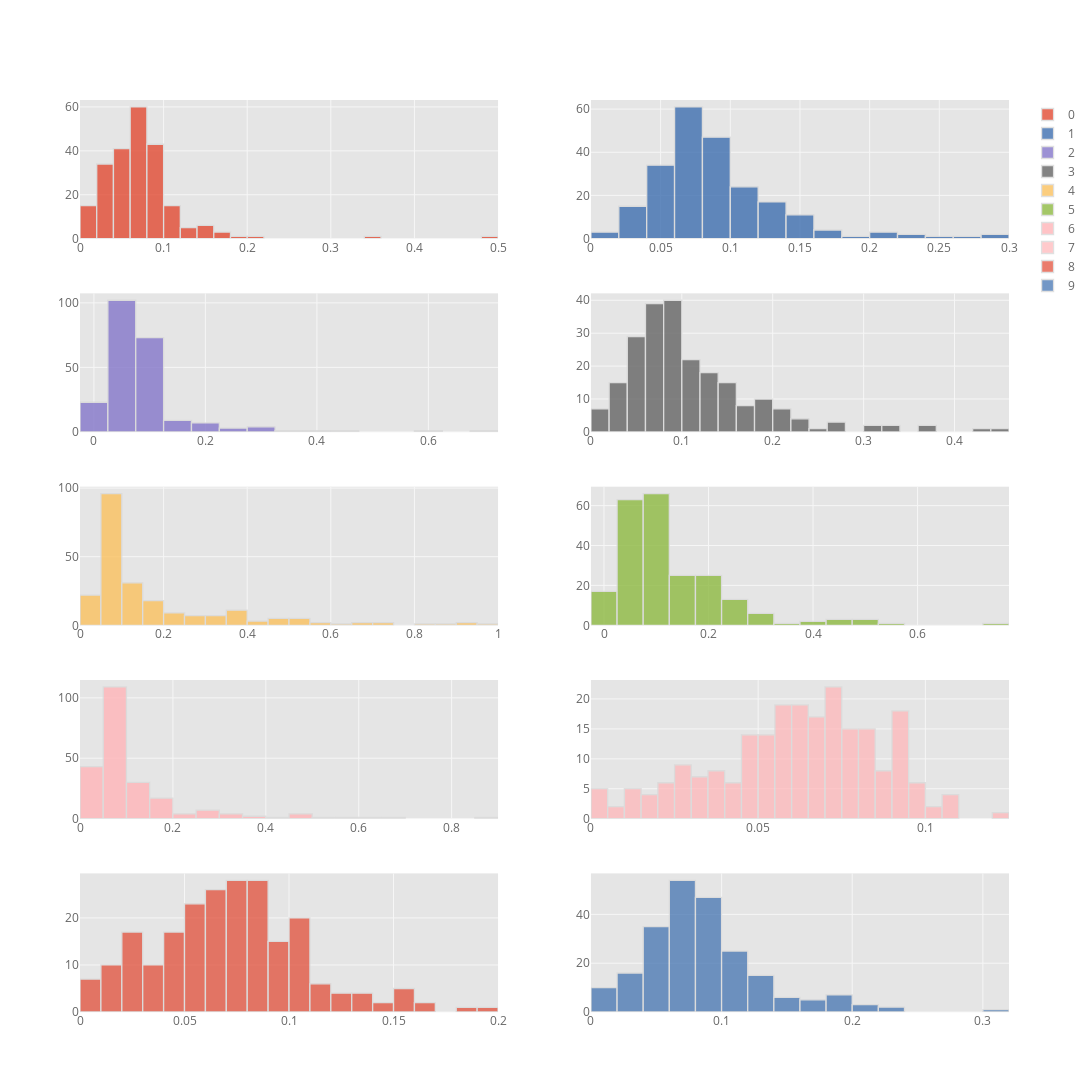

The cell this chart's notebook holds for it:
### Code cell
softmax_clipped_lrp = pd.DataFrame(softmax(pipeline.training_lrp, axis=1))
softmax_clipped_lrp.iplot(kind="histogram", bins=25, subplots=True)

### Figure 1 — Plotly figure (JSON) as saved in the notebook; plotly's stock layout.template omitted (floating-point values rounded to 4 significant figures; data arrays with more than 128 entries replaced by an {"elided": "..."} marker saying what was removed)
{"data": [{"histfunc": "count", "histnorm": "", "marker": {"color": "rgba(226, 74, 51, 1.0)", "line": {"color": "#D9D9D9", "width": 1.3}}, "name": "0", "nbinsx": 25, "opacity": 0.8, "orientation": "v", "type": "histogram", "uid": "0a17e75d-af8c-4b95-820c-a884de8b3a10", "x": {"elided": "226 float values"}, "xaxis": "x", "yaxis": "y"}, {"histfunc": "count", "histnorm": "", "marker": {"color": "rgba(62, 111, 176, 1.0)", "line": {"color": "#D9D9D9", "width": 1.3}}, "name": "1", "nbinsx": 25, "opacity": 0.8, "orientation": "v", "type": "histogram", "uid": "9a682157-7fbc-4485-a1a7-8cf5200a9de7", "x": {"elided": "226 float values"}, "xaxis": "x2", "yaxis": "y2"}, {"histfunc": "count", "histnorm": "", "marker": {"color": "rgba(132, 118, 202, 1.0)", "line": {"color": "#D9D9D9", "width": 1.3}}, "name": "2", "nbinsx": 25, "opacity": 0.8, "orientation": "v", "type": "histogram", "uid": "4b2810ea-40da-415e-a865-1763a21b8a35", "x": {"elided": "226 float values"}, "xaxis": "x3", "yaxis": "y3"}, {"histfunc": "count", "histnorm": "", "marker": {"color": "rgba(101, 101, 101, 1.0)", "line": {"color": "#D9D9D9", "width": 1.3}}, "name": "3", "nbinsx": 25, "opacity": 0.8, "orientation": "v", "type": "histogram", "uid": "8271cd39-9a0a-431f-a165-56d5b4bcf903", "x": {"elided": "226 float values"}, "xaxis": "x4", "yaxis": "y4"}, {"histfunc": "count", "histnorm": "", "marker": {"color": "rgba(251, 193, 94, 1.0)", "line": {"color": "#D9D9D9", "width": 1.3}}, "name": "4", "nbinsx": 25, "opacity": 0.8, "orientation": "v", "type": "histogram", "uid": "c157288b-1e10-4c62-8306-e14002745330", "x": {"elided": "226 float values"}, "xaxis": "x5", "yaxis": "y5"}, {"histfunc": "count", "histnorm": "", "marker": {"color": "rgba(142, 186, 66, 1.0)", "line": {"color": "#D9D9D9", "width": 1.3}}, "name": "5", "nbinsx": 25, "opacity": 0.8, "orientation": "v", "type": "histogram", "uid": "bd1f430c-92c1-4daa-8700-956260ada228", "x": {"elided": "226 float values"}, "xaxis": "x6", "yaxis": "y6"}, {"histfunc": "count", "histnorm": "", "marker": {"color": "rgba(255, 181, 184, 1.0)", "line": {"color": "#D9D9D9", "width": 1.3}}, "name": "6", "nbinsx": 25, "opacity": 0.8, "orientation": "v", "type": "histogram", "uid": "7ae20df1-2c31-4613-b445-a4baab17ebb1", "x": {"elided": "226 float values"}, "xaxis": "x7", "yaxis": "y7"}, {"histfunc": "count", "histnorm": "", "marker": {"color": "rgba(255, 181, 184, 0.8999999999999999)", "line": {"color": "#D9D9D9", "width": 1.3}}, "name": "7", "nbinsx": 25, "opacity": 0.8, "orientation": "v", "type": "histogram", "uid": "8ec7b091-3425-4add-85b3-6bf649cef1f0", "x": {"elided": "226 float values"}, "xaxis": "x8", "yaxis": "y8"}, {"histfunc": "count", "histnorm": "", "marker": {"color": "rgba(226, 74, 51, 0.8999999999999999)", "line": {"color": "#D9D9D9", "width": 1.3}}, "name": "8", "nbinsx": 25, "opacity": 0.8, "orientation": "v", "type": "histogram", "uid": "5d3a3302-c444-4085-b0a6-ba6d1b0844d2", "x": {"elided": "226 float values"}, "xaxis": "x9", "yaxis": "y9"}, {"histfunc": "count", "histnorm": "", "marker": {"color": "rgba(62, 111, 176, 0.8999999999999999)", "line": {"color": "#D9D9D9", "width": 1.3}}, "name": "9", "nbinsx": 25, "opacity": 0.8, "orientation": "v", "type": "histogram", "uid": "cc644858-087d-4ef7-9b47-7233429cbb19", "x": {"elided": "226 float values"}, "xaxis": "x10", "yaxis": "y10"}], "layout": {"barmode": "overlay", "height": 2000, "legend": {"bgcolor": "#FFFFFF", "font": {"color": "#666666"}}, "paper_bgcolor": "#FFFFFF", "plot_bgcolor": "#E5E5E5", "title": {"font": {"color": "#151516"}}, "width": 1500, "xaxis": {"anchor": "y", "autorange": true, "domain": [0, 0.45], "gridcolor": "#F6F6F6", "range": [1.908e-17, 0.5], "showgrid": true, "tickfont": {"color": "#666666"}, "title": {"font": {"color": "#666666"}, "text": ""}, "type": "linear", "zerolinecolor": "#F6F6F6"}, "xaxis10": {"anchor": "y10", "autorange": true, "domain": [0.55, 1], "gridcolor": "#F6F6F6", "range": [1.908e-17, 0.32], "showgrid": true, "tickfont": {"color": "#666666"}, "title": {"font": {"color": "#666666"}, "text": ""}, "type": "linear", "zerolinecolor": "#F6F6F6"}, "xaxis2": {"anchor": "y2", "autorange": true, "domain": [0.55, 1], "gridcolor": "#F6F6F6", "range": [1.908e-17, 0.3], "showgrid": true, "tickfont": {"color": "#666666"}, "title": {"font": {"color": "#666666"}, "text": ""}, "type": "linear", "zerolinecolor": "#F6F6F6"}, "xaxis3": {"anchor": "y3", "autorange": true, "domain": [0, 0.45], "gridcolor": "#F6F6F6", "range": [-0.025, 0.725], "showgrid": true, "tickfont": {"color": "#666666"}, "title": {"font": {"color": "#666666"}, "text": ""}, "type": "linear", "zerolinecolor": "#F6F6F6"}, "xaxis4": {"anchor": "y4", "autorange": true, "domain": [0.55, 1], "gridcolor": "#F6F6F6", "range": [1.908e-17, 0.46], "showgrid": true, "tickfont": {"color": "#666666"}, "title": {"font": {"color": "#666666"}, "text": ""}, "type": "linear", "zerolinecolor": "#F6F6F6"}, "xaxis5": {"anchor": "y5", "autorange": true, "domain": [0, 0.45], "gridcolor": "#F6F6F6", "range": [3.469e-17, 1.0], "showgrid": true, "tickfont": {"color": "#666666"}, "title": {"font": {"color": "#666666"}, "text": ""}, "type": "linear", "zerolinecolor": "#F6F6F6"}, "xaxis6": {"anchor": "y6", "autorange": true, "domain": [0.55, 1], "gridcolor": "#F6F6F6", "range": [-0.025, 0.775], "showgrid": true, "tickfont": {"color": "#666666"}, "title": {"font": {"color": "#666666"}, "text": ""}, "type": "linear", "zerolinecolor": "#F6F6F6"}, "xaxis7": {"anchor": "y7", "autorange": true, "domain": [0, 0.45], "gridcolor": "#F6F6F6", "range": [3.469e-17, 0.9], "showgrid": true, "tickfont": {"color": "#666666"}, "title": {"font": {"color": "#666666"}, "text": ""}, "type": "linear", "zerolinecolor": "#F6F6F6"}, "xaxis8": {"anchor": "y8", "autorange": true, "domain": [0.55, 1], "gridcolor": "#F6F6F6", "range": [4.77e-18, 0.125], "showgrid": true, "tickfont": {"color": "#666666"}, "title": {"font": {"color": "#666666"}, "text": ""}, "type": "linear", "zerolinecolor": "#F6F6F6"}, "xaxis9": {"anchor": "y9", "autorange": true, "domain": [0, 0.45], "gridcolor": "#F6F6F6", "range": [9.541e-18, 0.2], "showgrid": true, "tickfont": {"color": "#666666"}, "title": {"font": {"color": "#666666"}, "text": ""}, "type": "linear", "zerolinecolor": "#F6F6F6"}, "yaxis": {"anchor": "x", "autorange": true, "domain": [0.848, 1], "gridcolor": "#F6F6F6", "range": [0, 63.16], "showgrid": true, "tickfont": {"color": "#666666"}, "title": {"font": {"color": "#666666"}, "text": ""}, "zerolinecolor": "#F6F6F6"}, "yaxis10": {"anchor": "x10", "autorange": true, "domain": [0, 0.152], "gridcolor": "#F6F6F6", "range": [0, 56.84], "showgrid": true, "tickfont": {"color": "#666666"}, "title": {"font": {"color": "#666666"}, "text": ""}, "zerolinecolor": "#F6F6F6"}, "yaxis2": {"anchor": "x2", "autorange": true, "domain": [0.848, 1], "gridcolor": "#F6F6F6", "range": [0, 64.21], "showgrid": true, "tickfont": {"color": "#666666"}, "title": {"font": {"color": "#666666"}, "text": ""}, "zerolinecolor": "#F6F6F6"}, "yaxis3": {"anchor": "x3", "autorange": true, "domain": [0.636, 0.788], "gridcolor": "#F6F6F6", "range": [0, 107.4], "showgrid": true, "tickfont": {"color": "#666666"}, "title": {"font": {"color": "#666666"}, "text": ""}, "zerolinecolor": "#F6F6F6"}, "yaxis4": {"anchor": "x4", "autorange": true, "domain": [0.636, 0.788], "gridcolor": "#F6F6F6", "range": [0, 42.11], "showgrid": true, "tickfont": {"color": "#666666"}, "title": {"font": {"color": "#666666"}, "text": ""}, "zerolinecolor": "#F6F6F6"}, "yaxis5": {"anchor": "x5", "autorange": true, "domain": [0.424, 0.576], "gridcolor": "#F6F6F6", "range": [0, 101.1], "showgrid": true, "tickfont": {"color": "#666666"}, "title": {"font": {"color": "#666666"}, "text": ""}, "zerolinecolor": "#F6F6F6"}, "yaxis6": {"anchor": "x6", "autorange": true, "domain": [0.424, 0.576], "gridcolor": "#F6F6F6", "range": [0, 69.47], "showgrid": true, "tickfont": {"color": "#666666"}, "title": {"font": {"color": "#666666"}, "text": ""}, "zerolinecolor": "#F6F6F6"}, "yaxis7": {"anchor": "x7", "autorange": true, "domain": [0.212, 0.364], "gridcolor": "#F6F6F6", "range": [0, 114.7], "showgrid": true, "tickfont": {"color": "#666666"}, "title": {"font": {"color": "#666666"}, "text": ""}, "zerolinecolor": "#F6F6F6"}, "yaxis8": {"anchor": "x8", "autorange": true, "domain": [0.212, 0.364], "gridcolor": "#F6F6F6", "range": [0, 23.16], "showgrid": true, "tickfont": {"color": "#666666"}, "title": {"font": {"color": "#666666"}, "text": ""}, "zerolinecolor": "#F6F6F6"}, "yaxis9": {"anchor": "x9", "autorange": true, "domain": [0, 0.152], "gridcolor": "#F6F6F6", "range": [0, 29.47], "showgrid": true, "tickfont": {"color": "#666666"}, "title": {"font": {"color": "#666666"}, "text": ""}, "zerolinecolor": "#F6F6F6"}}}
